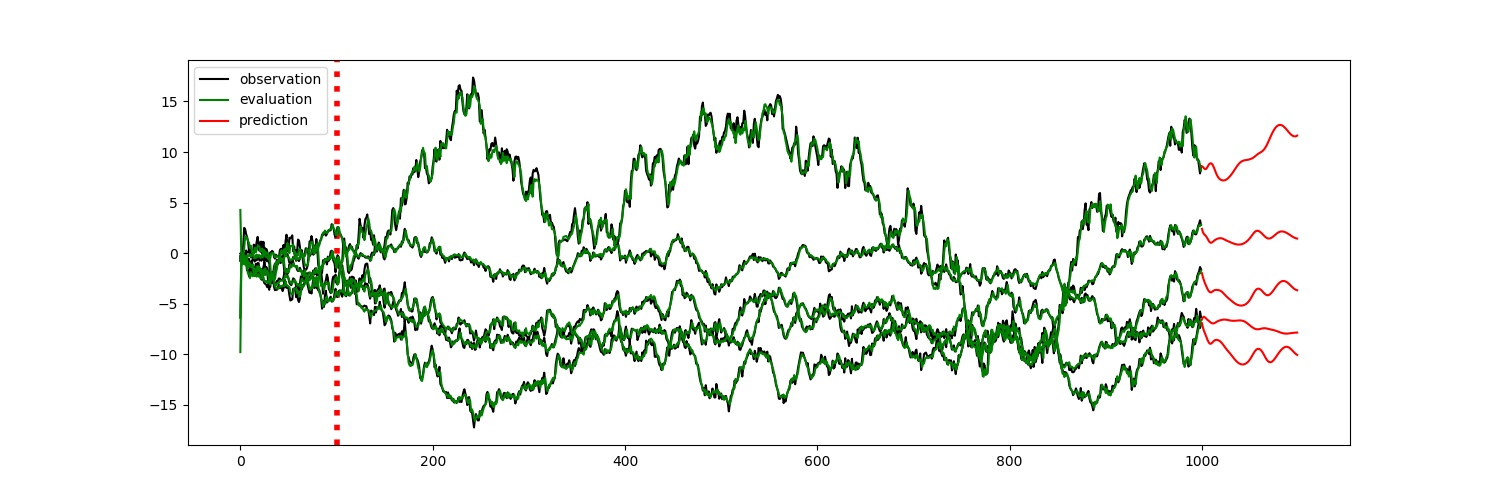

This figure's Python source:
# coding:utf-8
import functools
import matplotlib.pyplot as plt
import tensorflow as tf
from tensorflow.contrib.timeseries.python.timeseries import estimators as ts_estimators
from tensorflow.contrib.timeseries.python.timeseries import model as ts_model


class _LSTMModel(ts_model.SequentialTimeSeriesModel):
  """A time series model-building example using an RNNCell."""

  def __init__(self, num_units, num_features, exogenous_feature_columns=None,
               dtype=tf.float32):
    """Initialize/configure the model object.

    Note that we do not start graph building here. Rather, this object is a
    configurable factory for TensorFlow graphs which are run by an Estimator.

    Args:
      num_units: The number of units in the model's LSTMCell.
      num_features: The dimensionality of the time series (features per
        timestep).
      exogenous_feature_columns: A list of `tf.feature_column`s representing
          features which are inputs to the model but are not predicted by
          it. These must then be present for training, evaluation, and
          prediction.
      dtype: The floating point data type to use.
    """
    super(_LSTMModel, self).__init__(
        # Pre-register the metrics we'll be outputting (just a mean here).
        train_output_names=["mean"],
        predict_output_names=["mean"],
        num_features=num_features,
        exogenous_feature_columns=exogenous_feature_columns,
        dtype=dtype)
    self._num_units = num_units
    # Filled in by initialize_graph()
    self._lstm_cell = None
    self._lstm_cell_run = None
    self._predict_from_lstm_output = None

  def initialize_graph(self, input_statistics=None):
    """Save templates for components, which can then be used repeatedly.

    This method is called every time a new graph is created. It's safe to start
    adding ops to the current default graph here, but the graph should be
    constructed from scratch.

    Args:
      input_statistics: A math_utils.InputStatistics object.
    """
    super(_LSTMModel, self).initialize_graph(input_statistics=input_statistics)
    with tf.variable_scope("", use_resource=True):
      # Use ResourceVariables to avoid race conditions.
      self._lstm_cell = tf.nn.rnn_cell.LSTMCell(num_units=self._num_units)
      # Create templates so we don't have to worry about variable reuse.
      self._lstm_cell_run = tf.make_template(
          name_="lstm_cell",
          func_=self._lstm_cell,
          create_scope_now_=True)
      # Transforms LSTM output into mean predictions.
      self._predict_from_lstm_output = tf.make_template(
          name_="predict_from_lstm_output",
          func_=functools.partial(tf.layers.dense, units=self.num_features),
          create_scope_now_=True)

  def get_start_state(self):
    """Return initial state for the time series model."""
    return (
        # Keeps track of the time associated with this state for error checking.
        tf.zeros([], dtype=tf.int64),
        # The previous observation or prediction.
        tf.zeros([self.num_features], dtype=self.dtype),
        # The most recently seen exogenous features.
        tf.zeros(self._get_exogenous_embedding_shape(), dtype=self.dtype),
        # The state of the RNNCell (batch dimension removed since this parent
        # class will broadcast).
        [tf.squeeze(state_element, axis=0)
         for state_element
         in self._lstm_cell.zero_state(batch_size=1, dtype=self.dtype)])

  def _filtering_step(self, current_times, current_values, state, predictions):
    """Update model state based on observations.

    Note that we don't do much here aside from computing a loss. In this case
    it's easier to update the RNN state in _prediction_step, since that covers
    running the RNN both on observations (from this method) and our own
    predictions. This distinction can be important for probabilistic models,
    where repeatedly predicting without filtering should lead to low-confidence
    predictions.

    Args:
      current_times: A [batch size] integer Tensor.
      current_values: A [batch size, self.num_features] floating point Tensor
        with new observations.
      state: The model's state tuple.
      predictions: The output of the previous `_prediction_step`.
    Returns:
      A tuple of new state and a predictions dictionary updated to include a
      loss (note that we could also return other measures of goodness of fit,
      although only "loss" will be optimized).
    """
    state_from_time, prediction, exogenous, lstm_state = state
    with tf.control_dependencies(
        [tf.assert_equal(current_times, state_from_time)]):
      # Subtract the mean and divide by the variance of the series.  Slightly
      # more efficient if done for a whole window (using the normalize_features
      # argument to SequentialTimeSeriesModel).
      transformed_values = self._scale_data(current_values)
      # Use mean squared error across features for the loss.
      predictions["loss"] = tf.reduce_mean(
          (prediction - transformed_values) ** 2, axis=-1)
      # Keep track of the new observation in model state. It won't be run
      # through the LSTM until the next _imputation_step.
      new_state_tuple = (current_times, transformed_values,
                         exogenous, lstm_state)
    return (new_state_tuple, predictions)

  def _prediction_step(self, current_times, state):
    """Advance the RNN state using a previous observation or prediction."""
    _, previous_observation_or_prediction, exogenous, lstm_state = state
    # Update LSTM state based on the most recent exogenous and endogenous
    # features.
    inputs = tf.concat([previous_observation_or_prediction, exogenous],
                       axis=-1)
    lstm_output, new_lstm_state = self._lstm_cell_run(
        inputs=inputs, state=lstm_state)
    next_prediction = self._predict_from_lstm_output(lstm_output)
    new_state_tuple = (current_times, next_prediction,
                       exogenous, new_lstm_state)
    return new_state_tuple, {"mean": self._scale_back_data(next_prediction)}

  def _imputation_step(self, current_times, state):
    """Advance model state across a gap."""
    # Does not do anything special if we're jumping across a gap. More advanced
    # models, especially probabilistic ones, would want a special case that
    # depends on the gap size.
    return state

  def _exogenous_input_step(
      self, current_times, current_exogenous_regressors, state):
    """Save exogenous regressors in model state for use in _prediction_step."""
    state_from_time, prediction, _, lstm_state = state
    return (state_from_time, prediction,
            current_exogenous_regressors, lstm_state)


def main():
    csv_file_name = 'multivariate_level.csv'

    estimator = ts_estimators.TimeSeriesRegressor(
        model=_LSTMModel(num_features=5, num_units=128),
        optimizer=tf.train.AdamOptimizer(0.001))

    reader = tf.contrib.timeseries.CSVReader(
        csv_file_name,
        column_names=((tf.contrib.timeseries.TrainEvalFeatures.TIMES,)
                      + (tf.contrib.timeseries.TrainEvalFeatures.VALUES,) * 5))
    train_input_fn = tf.contrib.timeseries.RandomWindowInputFn(
        reader, batch_size=10, window_size=32)

    estimator.train(input_fn=train_input_fn, steps=2000)
    evaluation_input_fn = tf.contrib.timeseries.WholeDatasetInputFn(reader)
    evaluation = estimator.evaluate(input_fn=evaluation_input_fn, steps=1)
    # Predict starting after the evaluation
    (predictions,) = tuple(estimator.predict(
        input_fn=tf.contrib.timeseries.predict_continuation_input_fn(
            evaluation, steps=100)))

    observed_times = evaluation['times'][0]
    observed = evaluation['observed'][0, :, :]
    evaluated_times = evaluation['times'][0]
    evaluated = evaluation['mean'][0]
    predicted_times = predictions['times']
    predicted = predictions['mean']

    plt.figure(figsize=(15, 5))
    plt.axvline(100, linestyle="dotted", linewidth=4, color='r')
    observed_line = plt.plot(observed_times, observed,
                             label='observation', color='k')
    evaluated_line = plt.plot(evaluated_times, evaluated,
                              label='evaluation', color='g')
    predicted_line = plt.plot(predicted_times, predicted,
                              label='prediction', color='r')
    plt.legend(handles=[observed_line[0],
                        evaluated_line[0],
                        predicted_line[0]],
               loc='upper left')

    plt.savefig('lstm_multiple_var.jpg')
    plt.show()


if __name__ == "__main__":
    main()
